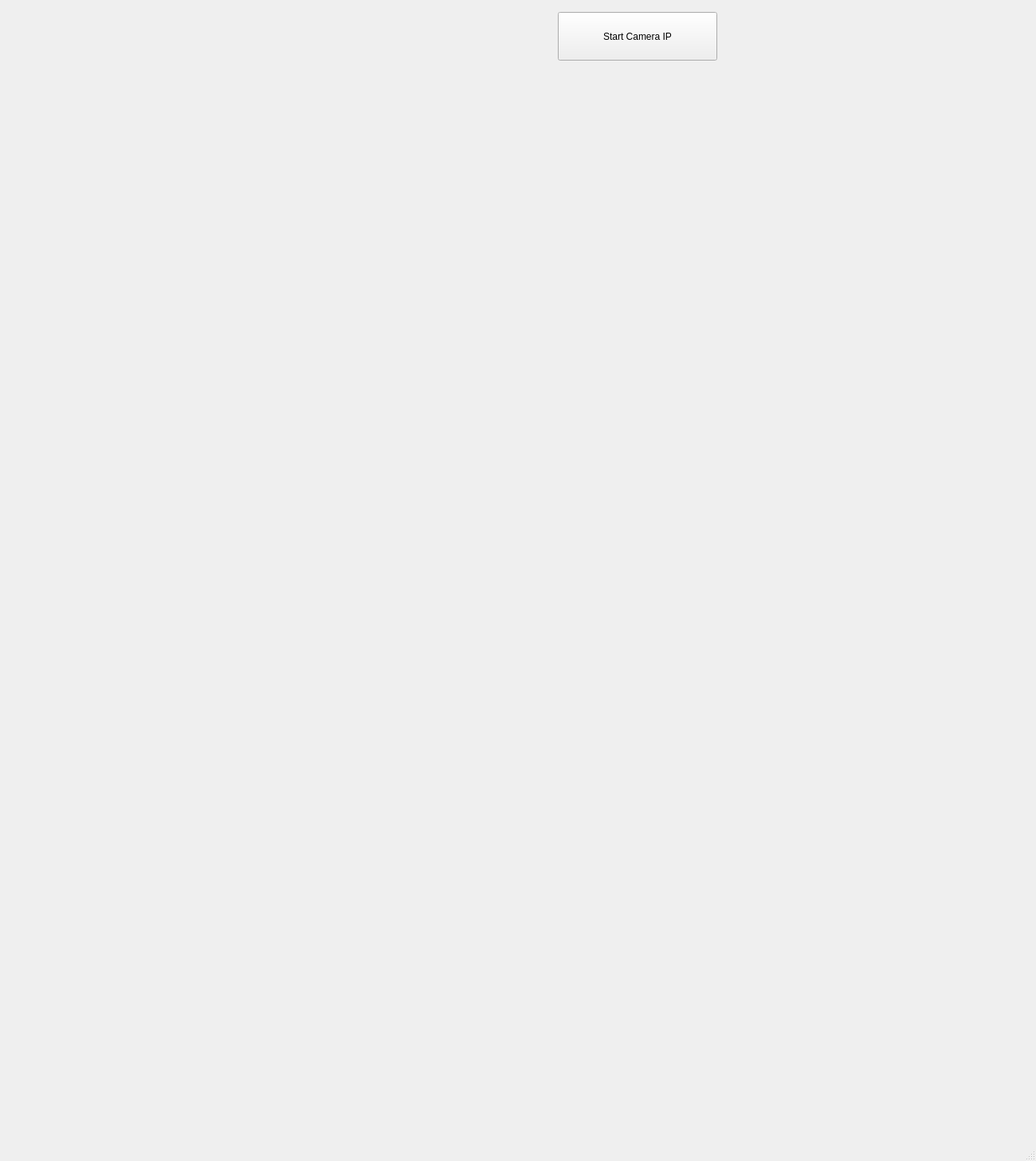
<?xml version="1.0" encoding="UTF-8"?>
<ui version="4.0">
 <class>MainWindow</class>
 <widget class="QMainWindow" name="MainWindow">
  <property name="geometry">
   <rect>
    <x>0</x>
    <y>0</y>
    <width>1300</width>
    <height>1457</height>
   </rect>
  </property>
  <property name="windowTitle">
   <string>Live View</string>
  </property>
  <property name="styleSheet">
   <string notr="true"/>
  </property>
  <widget class="QWidget" name="centralwidget">
   <widget class="QWidget" name="Cam_1" native="true">
    <property name="geometry">
     <rect>
      <x>45</x>
      <y>30</y>
      <width>1280</width>
      <height>720</height>
     </rect>
    </property>
    <zorder>Cam_2</zorder>
   </widget>
   <widget class="QPushButton" name="startButton1">
    <property name="geometry">
     <rect>
      <x>700</x>
      <y>15</y>
      <width>200</width>
      <height>61</height>
     </rect>
    </property>
    <property name="text">
     <string>Start Camera IP</string>
    </property>
   </widget>
  </widget>
  <widget class="QMenuBar" name="menubar">
   <property name="geometry">
    <rect>
     <x>0</x>
     <y>0</y>
     <width>1300</width>
     <height>25</height>
    </rect>
   </property>
  </widget>
  <widget class="QStatusBar" name="statusbar"/>
 </widget>
 <resources/>
 <connections/>
</ui>
